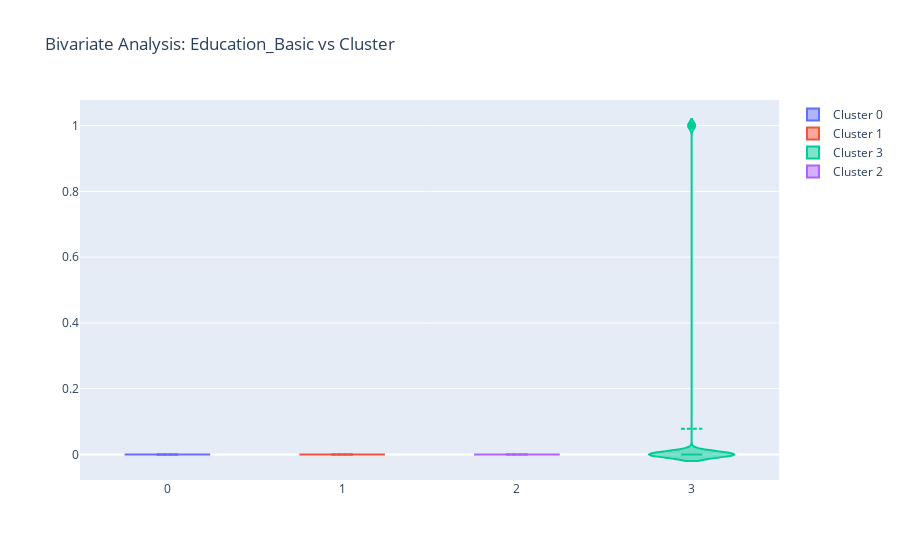
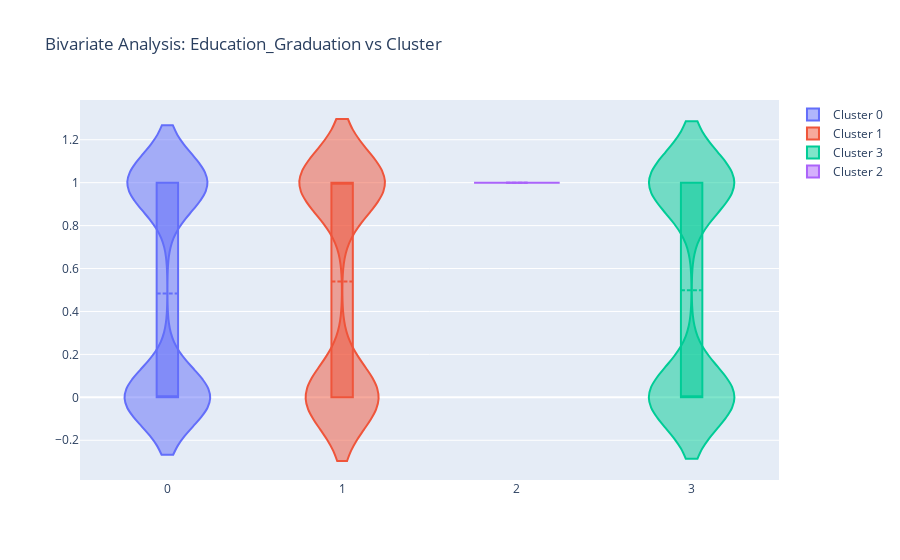
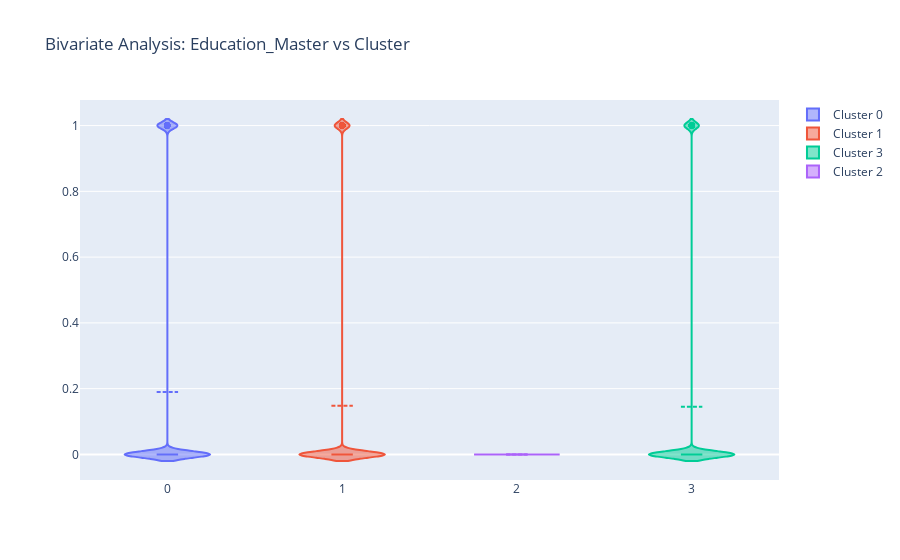
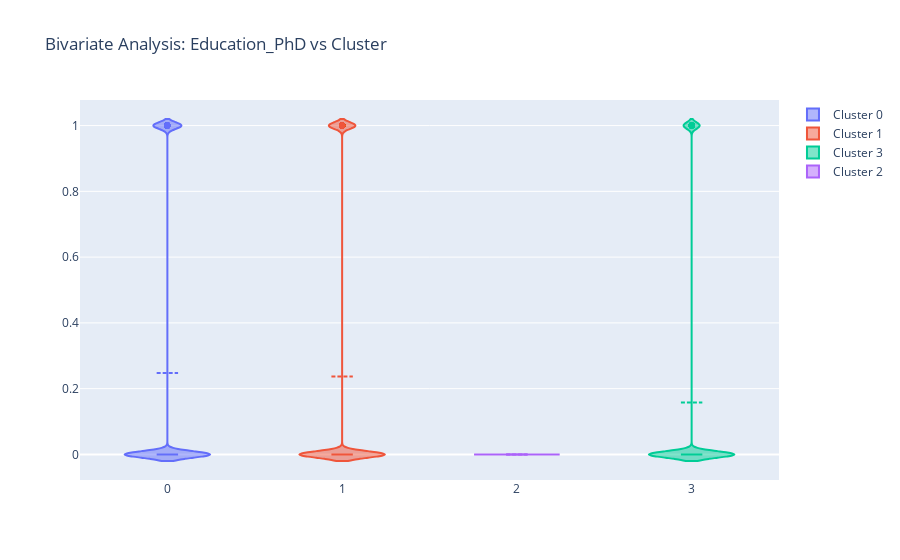

Notebook cell for these charts, in order:
### Markdown cell above
### Visualization and Interpretation of results

### Code cell
import plotly.graph_objects as go

# Loop over the features for bivariate analysis
for feature in features_for_bivariate:
    fig = go.Figure()

    for cluster in df['Cluster'].unique():
        fig.add_trace(go.Violin(x=df['Cluster'][df['Cluster'] == cluster],
                                y=df[feature][df['Cluster'] == cluster],
                                name=f'Cluster {cluster}',
                                box_visible=True,
                                meanline_visible=True))

    fig.update_layout(title=f'Bivariate Analysis: {feature} vs Cluster')
    fig.show()

### Figure 1 — Plotly figure (JSON) as saved in the notebook; plotly's stock layout.template omitted (floating-point values rounded to 4 significant figures; data arrays with more than 128 entries replaced by an {"elided": "..."} marker saying what was removed)
{"data": [{"box": {"visible": true}, "meanline": {"visible": true}, "name": "Cluster 0", "type": "violin", "x": {"elided": "970 int values"}, "y": {"elided": "970 int values"}}, {"box": {"visible": true}, "meanline": {"visible": true}, "name": "Cluster 1", "type": "violin", "x": {"elided": "574 int values"}, "y": {"elided": "574 int values"}}, {"box": {"visible": true}, "meanline": {"visible": true}, "name": "Cluster 3", "type": "violin", "x": {"elided": "695 int values"}, "y": {"elided": "695 int values"}}, {"box": {"visible": true}, "meanline": {"visible": true}, "name": "Cluster 2", "type": "violin", "x": [2], "y": [0]}], "layout": {"title": {"text": "Bivariate Analysis: Education_Basic vs Cluster"}}}

### Figure 2 — Plotly figure (JSON) as saved in the notebook; plotly's stock layout.template omitted (floating-point values rounded to 4 significant figures; data arrays with more than 128 entries replaced by an {"elided": "..."} marker saying what was removed)
{"data": [{"box": {"visible": true}, "meanline": {"visible": true}, "name": "Cluster 0", "type": "violin", "x": {"elided": "970 int values"}, "y": {"elided": "970 int values"}}, {"box": {"visible": true}, "meanline": {"visible": true}, "name": "Cluster 1", "type": "violin", "x": {"elided": "574 int values"}, "y": {"elided": "574 int values"}}, {"box": {"visible": true}, "meanline": {"visible": true}, "name": "Cluster 3", "type": "violin", "x": {"elided": "695 int values"}, "y": {"elided": "695 int values"}}, {"box": {"visible": true}, "meanline": {"visible": true}, "name": "Cluster 2", "type": "violin", "x": [2], "y": [1]}], "layout": {"title": {"text": "Bivariate Analysis: Education_Graduation vs Cluster"}}}

### Figure 3 — Plotly figure (JSON) as saved in the notebook; plotly's stock layout.template omitted (floating-point values rounded to 4 significant figures; data arrays with more than 128 entries replaced by an {"elided": "..."} marker saying what was removed)
{"data": [{"box": {"visible": true}, "meanline": {"visible": true}, "name": "Cluster 0", "type": "violin", "x": {"elided": "970 int values"}, "y": {"elided": "970 int values"}}, {"box": {"visible": true}, "meanline": {"visible": true}, "name": "Cluster 1", "type": "violin", "x": {"elided": "574 int values"}, "y": {"elided": "574 int values"}}, {"box": {"visible": true}, "meanline": {"visible": true}, "name": "Cluster 3", "type": "violin", "x": {"elided": "695 int values"}, "y": {"elided": "695 int values"}}, {"box": {"visible": true}, "meanline": {"visible": true}, "name": "Cluster 2", "type": "violin", "x": [2], "y": [0]}], "layout": {"title": {"text": "Bivariate Analysis: Education_Master vs Cluster"}}}

### Figure 4 — Plotly figure (JSON) as saved in the notebook; plotly's stock layout.template omitted (floating-point values rounded to 4 significant figures; data arrays with more than 128 entries replaced by an {"elided": "..."} marker saying what was removed)
{"data": [{"box": {"visible": true}, "meanline": {"visible": true}, "name": "Cluster 0", "type": "violin", "x": {"elided": "970 int values"}, "y": {"elided": "970 int values"}}, {"box": {"visible": true}, "meanline": {"visible": true}, "name": "Cluster 1", "type": "violin", "x": {"elided": "574 int values"}, "y": {"elided": "574 int values"}}, {"box": {"visible": true}, "meanline": {"visible": true}, "name": "Cluster 3", "type": "violin", "x": {"elided": "695 int values"}, "y": {"elided": "695 int values"}}, {"box": {"visible": true}, "meanline": {"visible": true}, "name": "Cluster 2", "type": "violin", "x": [2], "y": [0]}], "layout": {"title": {"text": "Bivariate Analysis: Education_PhD vs Cluster"}}}
